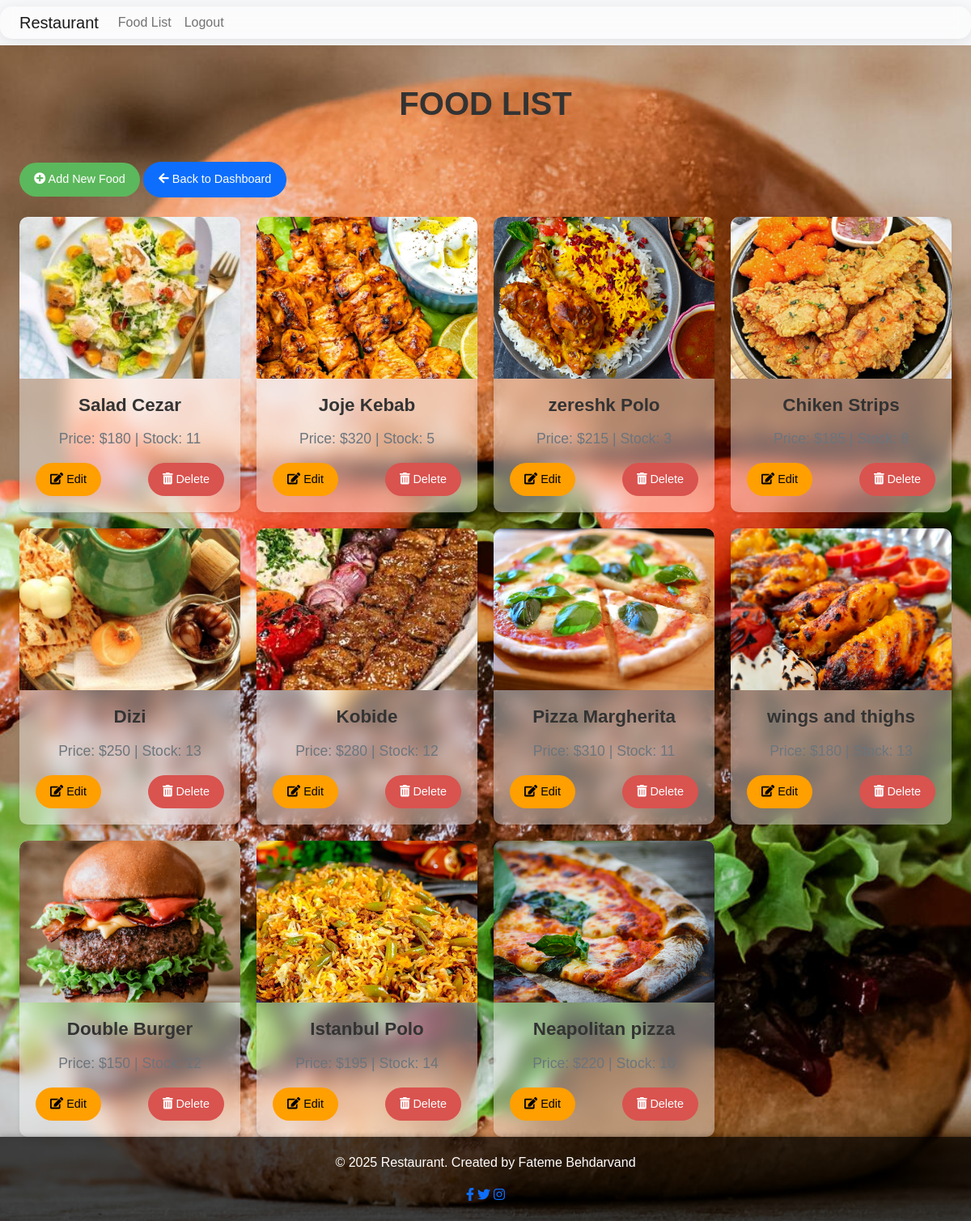
Page /food/ (signed in) on the committed database.
### main/models.py (models this page shows, shortened)
class Food(models.Model):
    CATEGORY_CHOICES = [
        ('irani', 'Irani'),
        ('kebab', 'Kebab'),
        ('pizza', 'Pizza'),
        ('burger', 'Burger'),
        ('strips', 'Strips'),
        ('salad', 'Salad'),
    ]
    name = models.CharField(max_length=100)
    description = models.TextField()
    price = models.PositiveIntegerField(default=0)
    image = models.ImageField(upload_to='food_images/', default='food_images/default_food.jpg')
    created_by = models.ForeignKey(settings.AUTH_USER_MODEL, on_delete=models.CASCADE)
    category = models.CharField(max_length=50, choices=CATEGORY_CHOICES, default='irani')
    stock = models.PositiveIntegerField(default=0)
    rating = models.DecimalField(max_digits=3, decimal_places=2, default=0.0, blank=True)
    rating_count = models.PositiveIntegerField(default=0)
    preparation_time = models.PositiveBigIntegerField(default=30)

### main/views.py (the view)
# urls.py: path('food/', FoodListView.as_view(), name='food_list'),
class FoodListView(LoginRequiredMixin, ListView):
    model = Food
    template_name = 'manager/food_list.html'
    context_object_name = 'foods'
    def get_queryset(self):
        category = self.request.GET.get('category')
        if category:
            return Food.objects.filter(category=category)
        return Food.objects.all()

### main/templates/manager/food_list.html (shortened to what this page needs)
  {% extends 'base_generic.html' %}
{% block content %}
  <div class="container mt-5">
    <h2 class="text-center mb-5 text-uppercase">Food List</h2>
    <a href="{% url 'add_food' %}" class="btn btn-success mb-4">
      <i class="fas fa-plus-circle"></i> Add New Food
    </a>
  <a href="{% url 'manager_dashboard' %}" class="btn btn-primary mb-4">
    <i class="fas fa-arrow-left"></i> Back to Dashboard
  </a>
    <div class="food-card-container">
      {% for food in foods %}
        <div class="card shadow-sm border-0 rounded-lg">
          <img src="{{ food.image.url }}" alt="{{ food.name }}" class="card-img-top">
          <div class="card-body text-center">
            <h5 class="card-title">{{ food.name }}</h5>
            <p class="card-text text-muted">Price: ${{ food.price }} | Stock: {{ food.stock }}</p>
            <div class="food-actions">
              <a href="{% url 'edit_food' food.pk %}" class="btn btn-warning">
                <i class="fas fa-edit"></i> Edit
              </a>
              <a href="{% url 'delete_food' food.pk %}" class="btn btn-danger" onclick="return confirm('Are you sure you want to delete this food?');">
                <i class="fas fa-trash-alt"></i> Delete
              </a>
            </div>
          </div>
        </div>
      {% endfor %}
    </div>
  </div>
{% endblock %}

### main/templates/base_generic.html (style rules this page uses)
body { font-family: "Roboto", sans-serif; background-image: url('/media/food_images/74675-ultimate-burger.jpg'); background-size: cover; background-position: center; background-attachment: fixed; }
.container-fluid, .card, .list-group-item { background-color: rgba(255, 255, 255, 0.4); backdrop-filter: blur(10px); border-radius: 15px; box-shadow: 0 4px 20px rgba(0, 0, 0, 0.1); transition: all 0.3s ease; }

### main/templates/manager/food_list.html (style rules this page uses)
body { background-color: #f7f7f7; font-family: 'Arial', sans-serif; }
.container { max-width: 1200px; }
h2 { font-size: 2.5rem; font-weight: 600; color: #333; }
.food-card-container { display: grid; grid-template-columns: repeat(auto-fill, minmax(250px, 1fr)); gap: 20px; }
.card { border-radius: 10px; overflow: hidden; box-shadow: 0 4px 10px rgba(0, 0, 0, 0.1); transition: transform 0.3s ease-in-out, box-shadow 0.3s ease; }
.card-img-top { width: 100%; height: 200px; object-fit: cover; border-radius: 10px 10px 0 0; }
.card-body { padding: 20px; }
.card-title { font-size: 1.4rem; font-weight: 700; color: #333; margin-bottom: 15px; }
.card-text { font-size: 1.1rem; color: #555; }
.food-actions { display: flex; justify-content: space-between; margin-top: 15px; }
.food-actions a { text-decoration: none; }
.btn { font-size: 0.9rem; padding: 10px 18px; border-radius: 25px; transition: background-color 0.3s ease; }
.btn-warning { background-color: #ff9f00; border: none; }
.btn-danger { background-color: #d9534f; border: none; }
.btn-success { background-color: #5cb85c; border: none; }
.food-card-container .card { transition: transform 0.3s ease; }

### rows in the picture
Food: image (picture), name "Salad Cezar", price "180", stock "11"
Food: image (picture), name "Joje Kebab", price "320", stock "5"
Food: image (picture), name "zereshk Polo", price "215", stock "3"
Food: image (picture), name "Chiken Strips"
Food: image (picture), name "Dizi", price "250", stock "13"
Food: image (picture), name "Kobide", price "280", stock "12"
Food: image (picture), name "Pizza Margherita", price "310", stock "11"
Food: image (picture), name "wings and thighs", price "180", stock "13"
Food: image (picture), name "Double Burger", price "150", stock "12"
Food: image (picture), name "Istanbul Polo", price "195", stock "14"
Food: image (picture), name "Neapolitan pizza", price "220", stock "10"
